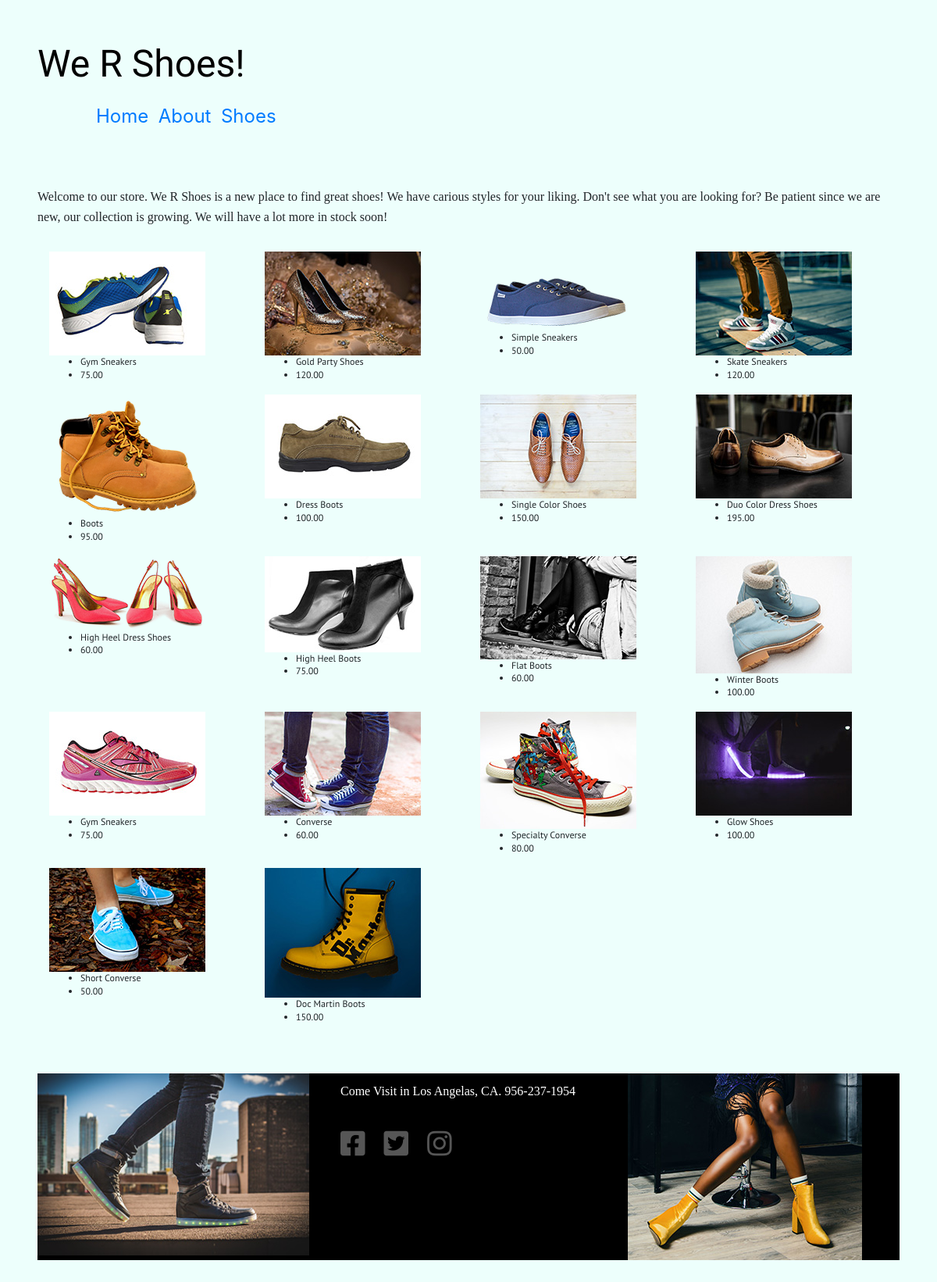
The page / on the database its author committed.
### tables this page shows
CREATE TABLE IF NOT EXISTS `products` (
  `products_id` int(4) UNSIGNED NOT NULL AUTO_INCREMENT,
  `prod_image` varchar(200) NOT NULL,
  `prod_code` varchar(50) NOT NULL,
  `prod_name` varchar(100) NOT NULL,
  `prod_price` decimal(5,2) NOT NULL,
  PRIMARY KEY (`products_id`)
);

### web-service/brain.php (the view)
<?php
function getProducts($productType = NULL) {
    global $pdo;
    if(!isset($productType)) {
        $q = "SELECT * FROM products";
        $prepared = $pdo->prepare($q);
    } else {
        $q = "SELECT *
        FROM `products`
        WHERE `prod_code` = ?";
        $prepared = $pdo->prepare($q);
        $prepared->bindParam(1, $productType);
    }
    $success = $prepared->execute();
    if($success) {
        $data = $prepared->fetchAll(PDO::FETCH_ASSOC);
        return $data;
    } else{
        echo 'try again';
    }
}
function printHTML() {
    $markUp = "";
    if(isset($_GET["prod-id"])) {
        $collectedShoes = getProducts($_GET["prod-id"]);
    } else {
        $collectedShoes = getProducts();
    }
    foreach($collectedShoes as $value){
        $markUp .= "<div class='col col-12 col-sm-12 col-md-6 col-lg-3 product'>
                      <figure>
                        <img src='{$value['prod_image']}' alt='{$value['prod_name']}' >
                        <figcaption>
                            <ul>
                                <li>{$value['prod_name']}</li>
                                <li>{$value['prod_price']}</li>
                            </ul>
                        </figcaption>
                      </figure>
                    </div>";
    }
    echo $markUp;
}
?>

### includes/otherlinks.php (shortened to what this page needs)
<link rel="stylesheet" href="https://use.fontawesome.com/releases/v5.8.1/css/all.css">

### includes/boot.php (shortened to what this page needs)
<link rel="stylesheet" href="https://stackpath.bootstrapcdn.com/bootstrap/4.3.1/css/bootstrap.min.css">

### index.php (shortened to what this page needs)
<?php
include"./includes/otherlinks.php";
include "./includes/db-connect.php";
include "./web-service/brain.php";
include "./includes/boot.php";
?>
<!DOCTYPE html>
<html lang="en">
    <head>
        <link rel="stylesheet" href="https://cdnjs.cloudflare.com/ajax/libs/meyer-reset/2.0/reset.min.css">
        <link rel="stylesheet" href="./css/style.css">
    </head>
    <body>
        <header>
           <h1>We R Shoes!</h1>
            <nav class="navbar navbar-inverse">
               <div class="container-fluid">
                    <ul>
                        <li><a href="home.php">Home</a></li>
                        <li><a href="about.php">About</a></li>
                        <li class="dropdown">
                            <a href="index.php">Shoes</a>
                        </li>
                    </ul>
                </div>
            </nav>
        </header>
            <main>
            <p>Welcome to our store. We R Shoes is a new place to find great shoes! We have carious styles for your liking. Don't see what you are looking for? Be patient since we are new, our collection is growing. We will have a lot more in stock soon!</p>
            <div class="container">
                <div class="row">
                 <?php
                printHTML();
            ?>
                </div>
            </div>
        </main>
             <footer>
                 <div class="row">
                     <div class="col-sm-4 col-sm-4 col-sm-4">
                         <img src="img/highglow-sm.jpg" class="img-fluid" alt="Footer Image">
                     </div>
                     <div class="col-sm-4 col-sm-4 col-sm-4">
                         <p>Come Visit in Los Angelas, CA. 956-237-1954</p>
                         <?php include "./includes/social.php" ?>
                     </div>
                  <div class="col-sm-4 col-sm-4 col-sm-4">
                          <img src="img/yellowboots.jpg" class="img-fluid" alt="Yellow Boots">
                     </div>
                 </div>
             </footer>
    </body>
</html>

### includes/social.php
<a href="https://www.facebook.com/"><i class="fab fa-facebook-square"></i></a>
<a href="https://twitter.com/?lang=en"><i class="fab fa-twitter-square"></i></a>
<a href = "https://www.instagram.com/"><i class="fab fa-instagram"></i></a>

### css/style.css (style rules this page uses)
header, main, footer { margin: 3rem; }
body { background-color: #edfffc; }
h1 { font-size: 3rem; font-family: 'Notable', sans-serif; line-height: 1.4; color: #000; }
p { font-size: 0.75rem; font-family: 'Slabo 27px', serif; line-height: 1.4; padding-bottom: 1rem; }
footer { font-family: 'Slabo 27px', serif; font-size: 1rem; background-color: #000; color: #fff; }
footer p, i { padding: 10px; }
i { font-size: 2.25rem; color: #565656; }
figcaption ul li { font-family: 'PT Sans', sans-serif; font-size: 0.75rem; line-height: 1.4; }
nav ul { width: 25rem; }
nav ul li { display: block; color: #57A6B3; margin: 0.25rem; }
@media (min-width: 40rem) { p { font-size: 1rem; line-height: 1.6rem; } }
@media (min-width: 40rem) { nav ul li { font-size: 1.5rem; display: inline; } }

### rows shown on the page
products: prod_image (picture), prod_name "Gym Sneakers", prod_price "75.00"
products: prod_image (picture), prod_name "Gold Party Shoes", prod_price "120.00"
products: prod_image (picture), prod_name "Simple Sneakers", prod_price "50.00"
products: prod_image (picture), prod_name "Skate Sneakers", prod_price "120.00"
products: prod_image (picture), prod_name "Boots", prod_price "95.00"
products: prod_image (picture), prod_name "Dress Boots", prod_price "100.00"
products: prod_image (picture), prod_name "Single Color Shoes", prod_price "150.00"
products: prod_image (picture), prod_name "Duo Color Dress Shoes", prod_price "195.00"
products: prod_image (picture), prod_name "High Heel Dress Shoes", prod_price "60.00"
products: prod_image (picture), prod_name "High Heel Boots", prod_price "75.00"
products: prod_image (picture), prod_name "Flat Boots", prod_price "60.00"
products: prod_image (picture), prod_name "Winter Boots", prod_price "100.00"
products: prod_image (picture), prod_name "Gym Sneakers", prod_price "75.00"
products: prod_image (picture), prod_name "Converse", prod_price "60.00"
products: prod_image (picture), prod_name "Specialty Converse", prod_price "80.00"
products: prod_image (picture), prod_name "Glow Shoes", prod_price "100.00"
products: prod_image (picture), prod_name "Short Converse", prod_price "50.00"
products: prod_image (picture), prod_name "Doc Martin Boots", prod_price "150.00"
